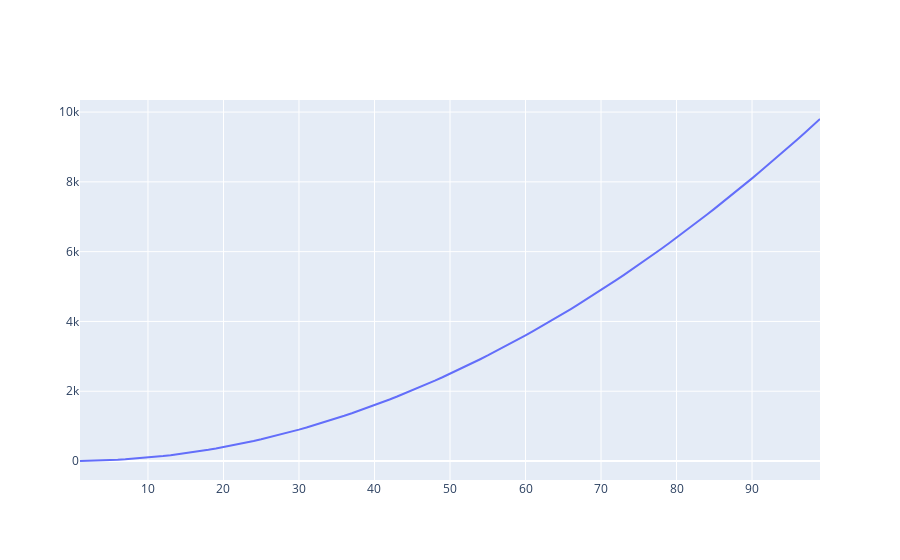

Notebook source saved alongside this figure:
### Code cell
figure = go.Figure()
figure.add_scatter(x=x, y=y, name="Thin Blue Line")
